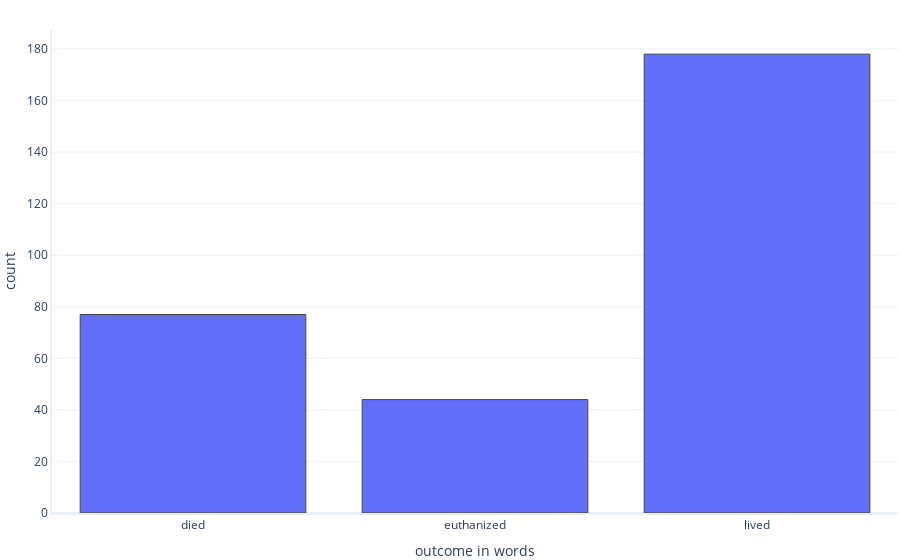

Notebook source saved alongside this figure:
### Code cell
import graphing

# Create a histogram showing outcome_in_words 
graphing.histogram(data, label_x = 'outcome_in_words')

### Figure 1 — Plotly figure (JSON) as saved in the notebook; plotly's stock layout.template omitted (floating-point values rounded to 4 significant figures; data arrays with more than 128 entries replaced by an {"elided": "..."} marker saying what was removed)
{"data": [{"alignmentgroup": "True", "bingroup": "x", "hovertemplate": "outcome in words=%{x}<br>count=%{y}<extra></extra>", "legendgroup": "", "marker": {"color": "#636efa", "pattern": {"shape": ""}}, "name": "", "offsetgroup": "", "orientation": "v", "showlegend": false, "type": "histogram", "x": {"elided": "299 str values"}, "xaxis": "x", "yaxis": "y"}], "layout": {"barmode": "relative", "legend": {"tracegroupgap": 0}, "xaxis": {"anchor": "y", "domain": [0, 1], "title": {"text": "outcome in words"}}, "yaxis": {"anchor": "x", "domain": [0, 1], "title": {"text": "count"}}}}
